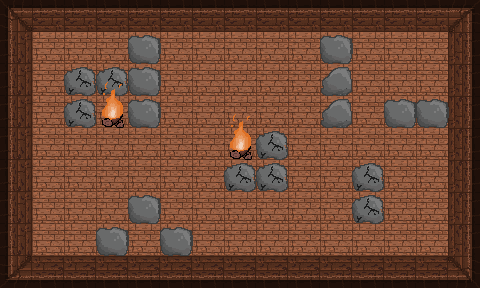

Below is a game level as drawn by its tile map, then a one-line description and the .tmx file that defines it, in full:
An orthogonal 15x9 tile map with 32x32 px tiles, 2 tile layers (ground, obstacles) and 33 objects.

<map version="1.5" tiledversion="1.6.0" orientation="orthogonal" renderorder="right-down" width="15" height="9" tilewidth="32" tileheight="32" infinite="0" nextlayerid="10" nextobjectid="64">
 <tileset firstgid="1" source="room1.tsx" />
 <layer id="1" name="ground" width="15" height="9">
  <data encoding="csv">
1610612738,1,1,1,1,1,1,1,1,1,1,1,1,1,2,
1610612737,3,3,3,3,3,3,3,3,3,3,3,3,3,2684354561,
1610612737,3,3,3,3,3,3,3,3,3,3,3,3,3,2684354561,
1610612737,3,3,3,3,3,3,3,3,3,3,3,3,3,2684354561,
1610612737,3,3,3,3,3,3,3,3,3,3,3,3,3,2684354561,
1610612737,3,3,3,3,3,3,3,3,3,3,3,3,3,2684354561,
1610612737,3,3,3,3,3,3,3,3,3,3,3,3,3,2684354561,
1610612737,3,3,3,3,3,3,3,3,3,3,3,3,3,2684354561,
3221225474,3221225473,3221225473,3221225473,3221225473,3221225473,3221225473,3221225473,3221225473,3221225473,3221225473,3221225473,3221225473,3221225473,2684354562
</data>
 </layer>
 <objectgroup id="5" name="doors-UP">
  <object id="36" x="224" y="0" width="32" height="32" />
 </objectgroup>
 <objectgroup id="6" name="doors-RIGHT">
  <object id="37" x="448" y="128" width="32" height="32" />
 </objectgroup>
 <objectgroup id="7" name="doors-LEFT">
  <object id="39" x="0" y="128" width="32" height="32" />
 </objectgroup>
 <objectgroup id="8" name="doors-DOWN">
  <object id="40" x="224" y="256" width="32" height="32" />
 </objectgroup>
 <layer id="3" name="obstacles" width="15" height="9">
  <data encoding="csv">
0,0,0,0,0,0,0,0,0,0,0,0,0,0,0,
0,0,0,0,4,0,0,0,0,0,4,0,0,0,0,
0,0,6,6,4,0,0,0,0,0,7,0,0,0,0,
0,0,6,12,4,0,0,0,0,0,7,0,4,4,0,
0,0,0,0,0,0,0,12,6,0,0,0,0,0,0,
0,0,0,0,0,0,0,6,6,0,0,6,0,0,0,
0,0,0,0,4,0,0,0,0,0,0,6,0,0,0,
0,0,0,4,0,4,0,0,0,0,0,0,0,0,0,
0,0,0,0,0,0,0,0,0,0,0,0,0,0,0
</data>
 </layer>
 <objectgroup id="4" name="border">
  <object id="3" x="0" y="0" width="224" height="32" />
  <object id="4" x="448" y="0" width="32" height="128" />
  <object id="24" x="256" y="0" width="224" height="32" />
  <object id="25" x="448" y="160" width="32" height="128" />
  <object id="26" x="0" y="256" width="224" height="32" />
  <object id="27" x="256" y="256" width="224" height="32" />
  <object id="28" x="0" y="0" width="32" height="128" />
  <object id="29" x="0" y="160" width="32" height="128" />
  <object id="74" x="103.917" y="93.3014">
   <polygon points="0,0 -4.75,-11.75 -1.75,-21.5 14.25,-25.75 23.5,-18 23.75,-3.25 10.75,1" />
  </object>
  <object id="75" x="68.7188" y="125.705">
   <polygon points="0,0 -4.75,-11.75 -1.75,-21.5 14.25,-25.75 23.5,-18 23.75,-3.25 10.75,1" />
  </object>
  <object id="76" x="71.5123" y="93.8601">
   <polygon points="0,0 -4.75,-11.75 -1.75,-21.5 14.25,-25.75 23.5,-18 23.75,-3.25 10.75,1" />
  </object>
  <object id="77" x="263.702" y="157.551">
   <polygon points="0,0 -4.75,-11.75 -1.75,-21.5 14.25,-25.75 23.5,-18 23.75,-3.25 10.75,1" />
  </object>
  <object id="78" x="262.585" y="188.837">
   <polygon points="0,0 -4.75,-11.75 -1.75,-21.5 14.25,-25.75 23.5,-18 23.75,-3.25 10.75,1" />
  </object>
  <object id="79" x="231.857" y="189.955">
   <polygon points="0,0 -4.75,-11.75 -1.75,-21.5 14.25,-25.75 23.5,-18 23.75,-3.25 10.75,1" />
  </object>
  <object id="80" x="358.121" y="190.513">
   <polygon points="0,0 -4.75,-11.75 -1.75,-21.5 14.25,-25.75 23.5,-18 23.75,-3.25 10.75,1" />
  </object>
  <object id="81" x="358.121" y="221.8">
   <polygon points="0,0 -4.75,-11.75 -1.75,-21.5 14.25,-25.75 23.5,-18 23.75,-3.25 10.75,1" />
  </object>
  <object id="82" x="134.086" y="101.123">
   <polygon points="0,0 13,-2 23.75,3 23.25,19.5 17.75,24.25 -2.25,22 -5,8.25" />
  </object>
  <object id="83" x="134.086" y="70.395">
   <polygon points="0,0 13,-2 23.75,3 23.25,19.5 17.75,24.25 -2.25,22 -5,8.25" />
  </object>
  <object id="84" x="134.086" y="37.4323">
   <polygon points="0,0 13,-2 23.75,3 23.25,19.5 17.75,24.25 -2.25,22 -5,8.25" />
  </object>
  <object id="85" x="134.086" y="197.776">
   <polygon points="0,0 13,-2 23.75,3 23.25,19.5 17.75,24.25 -2.25,22 -5,8.25" />
  </object>
  <object id="86" x="166.49" y="230.18">
   <polygon points="0,0 13,-2 23.75,3 23.25,19.5 17.75,24.25 -2.25,22 -5,8.25" />
  </object>
  <object id="87" x="102.799" y="230.18">
   <polygon points="0,0 13,-2 23.75,3 23.25,19.5 17.75,24.25 -2.25,22 -5,8.25" />
  </object>
  <object id="88" x="389.407" y="100.564">
   <polygon points="0,0 13,-2 23.75,3 23.25,19.5 17.75,24.25 -2.25,22 -5,8.25" />
  </object>
  <object id="89" x="421.811" y="101.123">
   <polygon points="0,0 13,-2 23.75,3 23.25,19.5 17.75,24.25 -2.25,22 -5,8.25" />
  </object>
  <object id="90" x="327.393" y="37.9909">
   <polygon points="0,0 13,-2 23.75,3 23.25,19.5 17.75,24.25 -2.25,22 -5,8.25" />
  </object>
  <object id="91" x="323.482" y="92.7426">
   <polygon points="0,0 24,-0.375 26.75,-13.625 21.625,-24.375 12.25,-24 -1.125,-11.625" />
  </object>
  <object id="92" x="325.158" y="124.029">
   <polygon points="0,0 24,-0.375 26.75,-13.625 21.625,-24.375 12.25,-24 -1.125,-11.625" />
  </object>
 </objectgroup>
 <objectgroup id="9" name="fire">
  <object id="64" x="103.358" y="122.912">
   <polygon points="0,0 20.375,1.625 17.125,-7.25 19.75,-15 9.625,-20.25 0,-11.625" />
  </object>
  <object id="65" x="230.739" y="155.875">
   <polygon points="0,0 20.375,1.625 17.125,-7.25 19.75,-15 9.625,-20.25 0,-11.625" />
  </object>
 </objectgroup>
</map>
